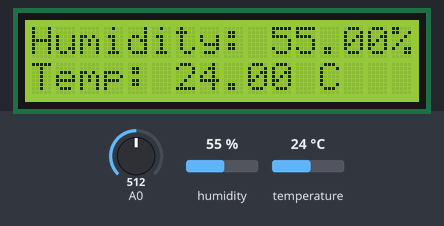
Recording of a sketch running on a simulated Arduino Uno, built with avr-gcc and run on an emulated ATmega328P. On the bench: 16×2 character LCD. The test bench sets the inputs (shaded band); at power-on: humidity 55 %, A0 = 512, temperature 24 °C.

Above: at 1.2 s.
1.3 s: humidity set to 22 %
At 10.5 s:
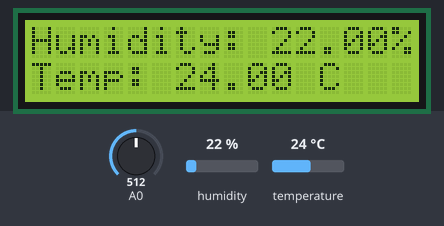
15.3 s: A0 set to 716
At 25.8 s:
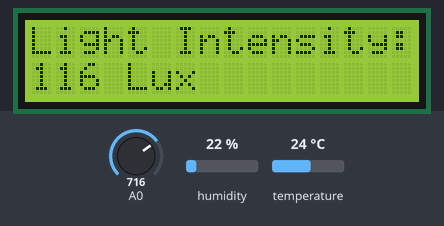
26.6 s: temperature set to 12 °C
At 30.8 s:
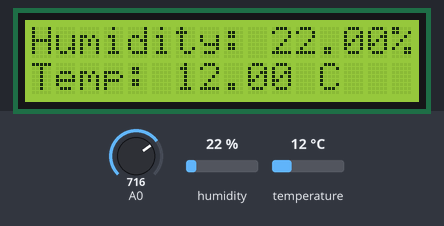
36.7 s: A0 set to 900
At 46.1 s:
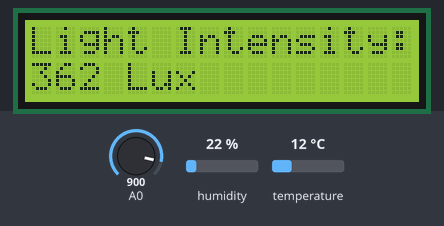
50.7 s: humidity set to 40 %
At 61.2 s:
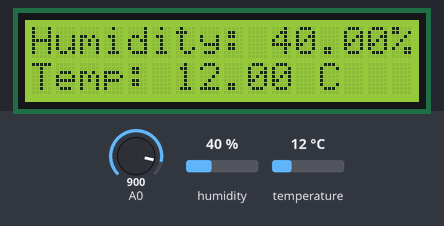
61.8 s: A0 set to 1023
At 66.4 s:
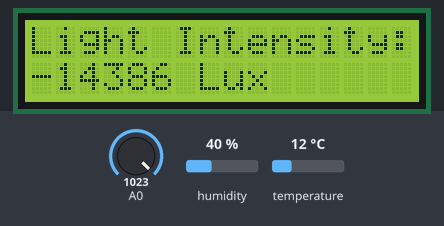
Timing chart, 0 to 67.9 s (numbered marks = the images above; inputs shaded):
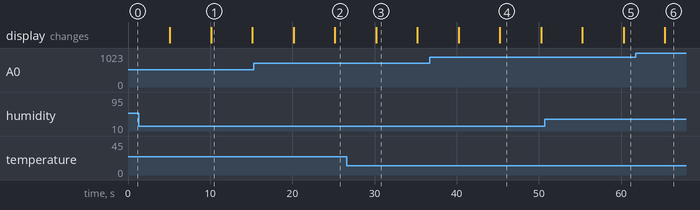

The sketch:

Sketch_3Elements.ino
```cpp
#include<LiquidCrystal.h>
#include<DHT.h>

LiquidCrystal lcd(12,11,5,4,3,2);
DHT dht(8,DHT11);

double Light (int RawADC0)
{
  double Vout=RawADC0*0.0048828125;
  int lux=500/(10*((5-Vout)/Vout));//use this equation if the LDR is in the upper part of the divider
  //int lux=(2500/Vout-500)/10;
  return lux;
}

void setup() {
  lcd.begin(16,2);
  dht.begin();
}

void loop() {
  lcd.clear();
  lcd.setCursor(0,0);
  float hum = dht.readHumidity();
  float temp = dht.readTemperature();
  if(isnan(hum) || isnan(temp))
    lcd.print("Sensor failiure");
  else{
    lcd.print("Humidity: ");
    lcd.print(hum);
    lcd.print("%");
    lcd.setCursor(0,1);
    lcd.print("Temp: ");
    lcd.print(temp);
    lcd.print(" C");
  }

  delay(5000);
  lcd.clear();
  lcd.setCursor(0,0);
  lcd.print("Light Intensity:");
  lcd.setCursor(0,1);
  lcd.print(int(Light(analogRead(A0))));
  lcd.print(" Lux");
  delay(5000);
}
```

Measured:
- after the input at 1.3 s, the display: first differs from a run without the input after 8.8 s (image 1)
- after the input at 15.3 s, the display: first differs from a run without the input after 9.9 s (image 2)
- after the input at 26.6 s, the display: changes after 3.6 s (image 3)
- after the input at 36.7 s, the display: first differs from a run without the input after 8.5 s (image 4)
- after the input at 50.7 s, the display: first differs from a run without the input after 9.6 s (image 5)
- after the input at 61.8 s, the display: changes after 3.5 s (image 6)
- what the display in image 1 shows lasts 5.0 s, from 10.1 s to 15.1 s
